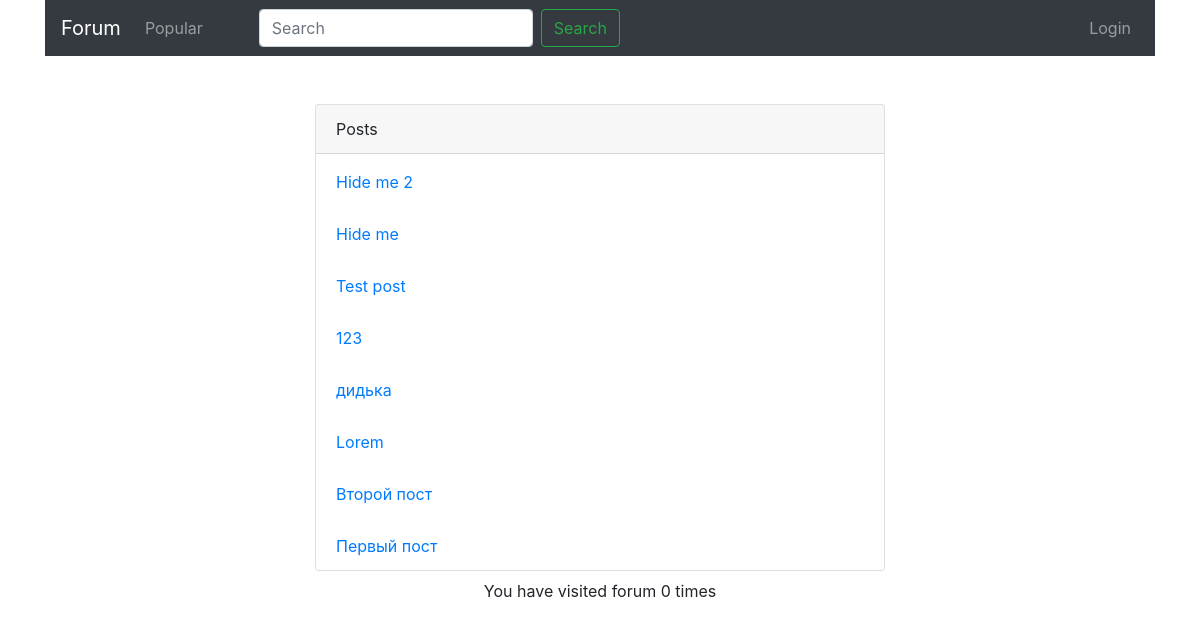
The page / on the database its author committed.
### blog/models.py (models this page shows, shortened)
class Post(models.Model):
    post_author = models.ForeignKey(User, on_delete=models.SET_NULL, null=True, blank=True)
    post_title = models.CharField(max_length=100)
    post_text = models.CharField(max_length=500)
    post_date = models.DateTimeField(default=datetime.now)
    is_hidden = models.BooleanField(default=False)
    visit_count = models.PositiveIntegerField(default=0)
    likes = models.ManyToManyField(User, blank=True, related_name='post_likes')
    class Meta:
        permissions = (('can_edit_content', 'Can edit content'),)

### blog/views.py (the view)
# urls.py: path('', views.MainPageView.as_view(), name='index'),
class MainPageView(generic.ListView):
    model = Post
    template_name = 'index.html'
    context_object_name = 'posts_list'
    def get_queryset(self):
        return Post.objects.filter(
            post_date__lte=timezone.now()
        ).order_by('-post_date')
    def get_context_data(self, *, object_list=None, **kwargs):
        context = super().get_context_data(**kwargs)
        num_visits = self.request.session.get('num_visits',0)
        self.request.session['num_visits'] = num_visits + 1
        context['num_visits'] = num_visits
        return context

### blog/templates/index.html (shortened to what this page needs)
{% extends "base.html" %}
{% block content %}
<div class="container mt-5">
    <div class="row justify-content-center">
        <div class="card w-50">
            <div class="card-header">
                Posts
            </div>
            {% if posts_list %}
            <ul class="list-group list-group-flush">
                {% for post in posts_list%}
                {% if post.is_hidden == False %}
                <div class="row">
                    <div class="col-12 mt-1">
                        <a href="{% url 'detail' post.id %}" class="list-group-item">
                            {{ post.post_title }}</a>
                    </div>
                </div>
                {% endif %}
                {% endfor %}
            </ul>
            {% else %}
            <p>No posts yet :(</p>
            {% endif %}
        </div>
    </div>
    <div class="row justify-content-center">
        <p class="mt-2">You have visited forum {{ num_visits }} times</p>
    </div>
</div>
{% endblock %}

### rows shown on the page
Post: post_title "Hide me 2"
Post: post_title "Hide me"
Post: post_title "Test post"
Post: post_title "123"
Post: post_title "дидька"
Post: post_title "Lorem"
Post: post_title "Второй пост"
Post: post_title "Первый пост"

### other values the page prints
{{ num_visits }} "0"
